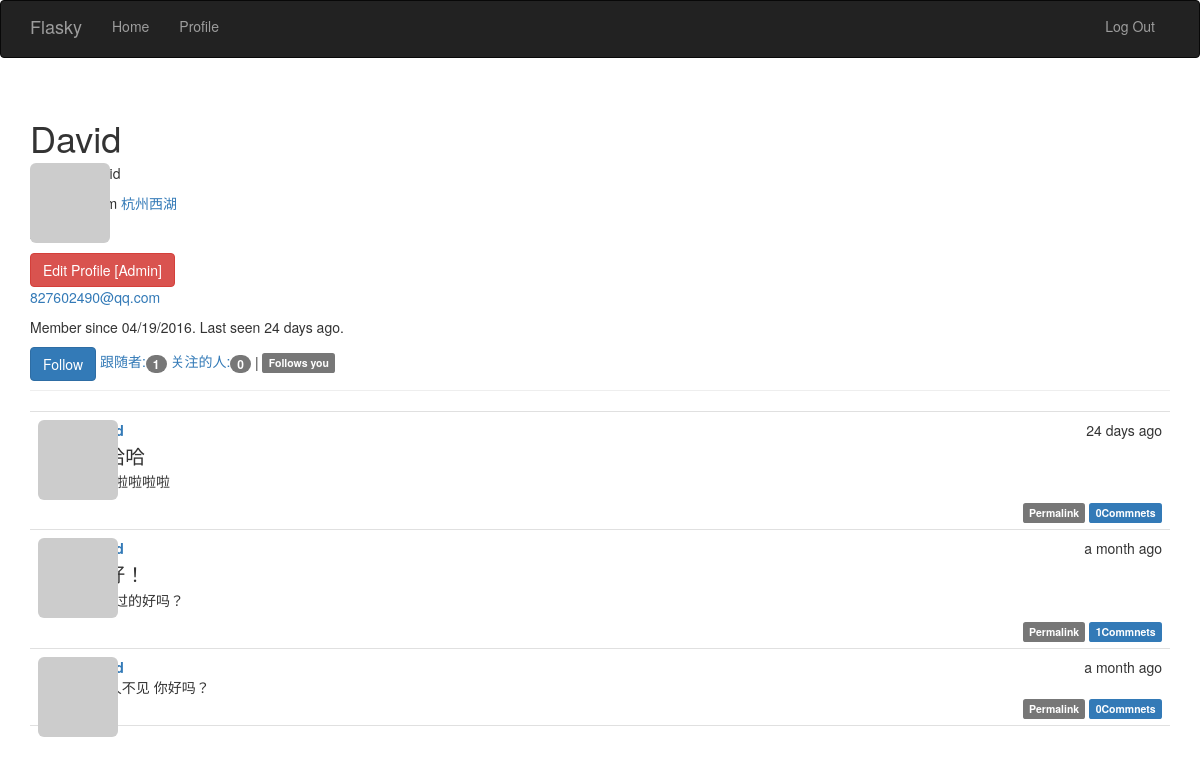
/user/David (signed in), run on an earlier commit of the app's database.
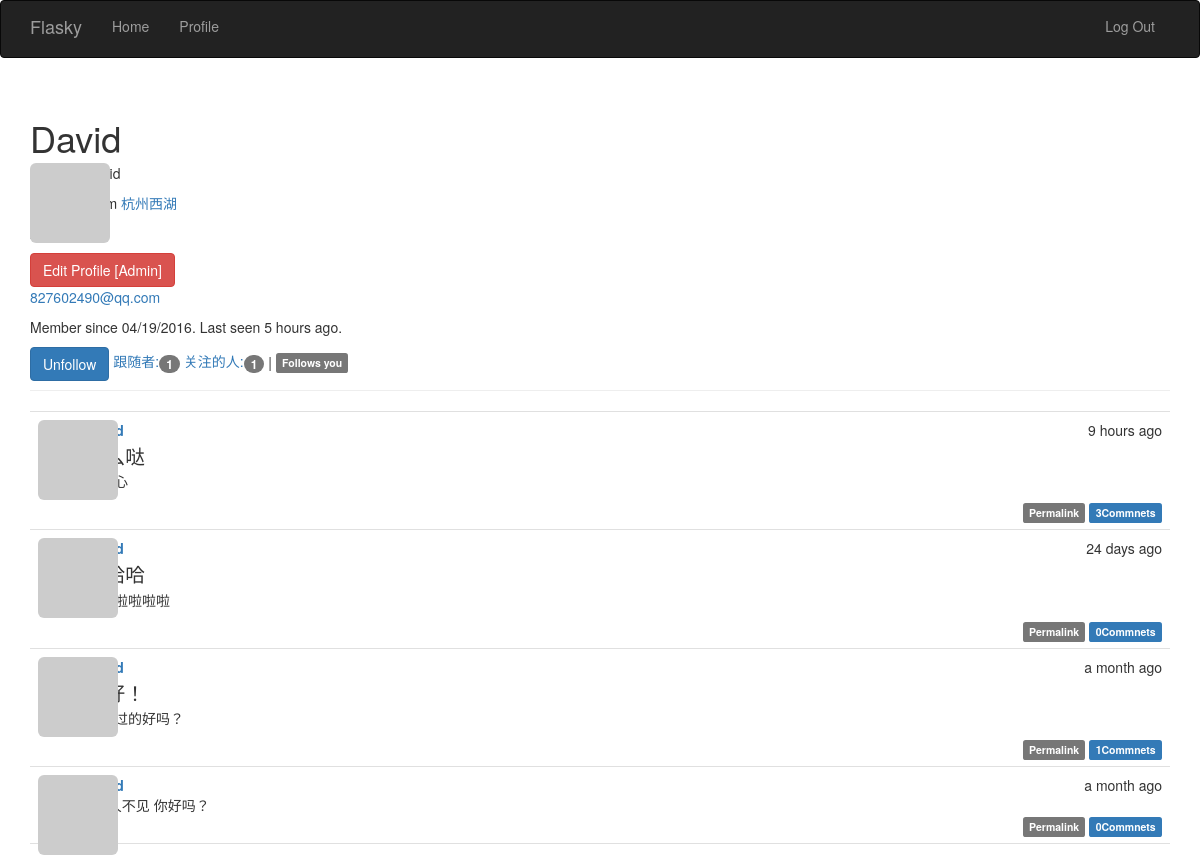
And on a later commit of the database.
### app/models.py (models this page shows, shortened)
class User(db.Model,UserMixin):
    __tablename__='users'
    id=db.Column(db.Integer,primary_key=True)
    username=db.Column(db.String(64),unique=True,index=True)
    role_id=db.Column(db.Integer,db.ForeignKey('roles.id'))
    password_hash=db.Column(db.String(128))
    email=db.Column(db.String(64),unique=True,index=True)
    confirmed=db.Column(db.Boolean,default=False)
    name = db.Column(db.String(64))
    location = db.Column(db.String(64))
    about_me = db.Column(db.Text())
    member_since = db.Column(db.DateTime(), default=datetime.utcnow)
    last_seen = db.Column(db.DateTime(), default=datetime.utcnow)
    avatar_hash=db.Column(db.String(64))
    posts=db.relationship('Post',backref='author',lazy='dynamic')
    followed = db.relationship('Follow',
                               foreign_keys=[Follow.follower_id],
                               backref=db.backref('follower', lazy='joined'),
                               lazy='dynamic',
                               cascade='all, delete-orphan')
    followers = db.relationship('Follow',
                                foreign_keys=[Follow.followed_id],
                                backref=db.backref('followed', lazy='joined'),
                                lazy='dynamic',
                                cascade='all, delete-orphan')
    comments=db.relationship('Comment',backref='author',lazy='dynamic')
    def can(self,permissions):
        return self.role is not None and (self.role.permissions & permissions)==permissions
    def is_administrator(self):
        return self.can(Permission.ADMINISTER)
    @property
    def password(self):
        raise AttributeError('password is not a readable attribute')
    def gravatar(self,size=100,default='identicon',rating='g'):
        if request.is_secure:
            url="https://secure.gravatar.com/avatar"
        else:
            url='http://www.gravatar.com/avatar'
        hash=hashlib.md5(self.email.encode('utf-8')).hexdigest()
        return '{url}/{hash}?s={size}&d={default}&r={rating}'.format(url=url,hash=hash,size=size,default=default,rating=rating)
    def is_following(self,user):
        return self.followers.filter_by(
            follower_id=user.id).first() is not None

class Post(db.Model):
    __tablename__='posts'
    id=db.Column(db.Integer,primary_key=True)
    body=db.Column(db.Text)
    date=db.Column(db.DateTime,default=datetime.utcnow(),index=True)
    author_id=db.Column(db.Integer,db.ForeignKey('users.id'))
    body_html=db.Column(db.Text)
    comments=db.relationship('Comment',backref="post",lazy='dynamic')

### app/main/views.py (the view)
@main.route('/user/<username>',methods=['POST','GET'])
def user(username):
    user=User.query.filter_by(username=username).first()
    if user is None:
        abort(404)
    posts= user.posts.order_by(Post.date.desc()).all()
    return render_template('user.html',user=user,posts=posts)

### app/main/__init__.py (called while the page is built)
@main.app_context_processor
def inject_permissions():
    return dict(Permission=Permission)

### app/models.py (called while the page is built)
@login_manager.user_loader
def load_user(user_id):
    return User.query.get(int(user_id))

### app/templates/user.html (shortened to what this page needs)
{% extends "base.html" %}
{% block page_content %}
<div class="page-header">
    <h1>{{ user.username }}</h1>
    <div class="intro">
        <div class="left">
            <img class="img-rounded profile-thumbnail" src="{{ user.gravatar(size=50) }}">
        </div>
        <div class="right">
        {% if user.name or user.location %}
        <p >
        </p>
        <p >   {% if user.location %}
            From <a href="http://maps.google.com/?q={{ user.location }}">{{  user.location  }}</a>
            {% endif %}
        </p>
        {% endif %}
        </div>
    </div>
    {% if user.about_me %}<p>{{ user.about_me }}</p>{% endif %}
    {% if current_user.is_administrator() %}
        <a class="btn btn-danger"
            href="{{ url_for('.edit_profile_admin', id=user.id) }}">
            Edit Profile [Admin]
        </a>
    <p><a href="mailto:{{ user.email }}">{{ user.email }}</a></p>
    {% endif %}
    <p>
    Member since {{ moment(user.member_since).format('L') }}.
    Last seen {{ moment(user.last_seen).fromNow() }}.
    </p>
    {% if current_user.can(Permission.FOLLOW) and user!=current_user %}
        {% if not current_user.is_following(user) %}
        <a href="{{ url_for('.follow',username=user.username) }}" class="btn btn-primary">
            Follow
        </a>
        {% else %}
         <a href="{{ url_for('.unfollow', username=user.username) }}"
        class="btn btn-primary" >Unfollow</a>
        {% endif %}
    {% endif %}
    <a href="{{ url_for(".followers",username=user.username)}}">
        跟随者:<span class="badge">{{ user.followers.count() }}</span>
    </a>
    <a href="{{ url_for(".followed_by",username=user.username) }}">
        关注的人:<span class="badge">{{ user.followed.count() }}</span>
    </a>
    {% if current_user.is_authenticated and user != current_user and
    user.is_following(current_user) %}
    | <span class="label label-default">Follows you</span>
    {% endif %}
</div>
    {% include "_posts.html" %}
{% endblock %}

### app/templates/base.html (shortened to what this page needs)
{% extends "bootstrap/base.html" %}
{% block head %}
{{ super() }}
<link rel="stylesheet" type="text/css" href="{{ url_for('static', filename='styles.css') }}">
{% endblock %}
{% block navbar %}
<div class="navbar navbar-inverse" role="navigation">
    <div class="container">
        <div class="navbar-header">
            <a class="navbar-brand" href="{{ url_for('main.index') }}">Flasky</a>
        </div>
        <div class="navbar-collapse collapse">
            <ul class="nav navbar-nav">
                <li><a href="{{ url_for('main.index') }}">Home</a></li>
                {% if current_user.is_authenticated %}
                <li><a href="{{ url_for('main.user', username=current_user.username) }}">Profile</a></li>
                {% endif %}
                <li>
                    <iframe frameborder="no" border="0" marginwidth="0" marginheight="0" width=298 height=52
                            src="http://music.163.com/outchain/player?type=2&id=28035674&auto=1&height=32" autoplay="autoplay"></iframe>
                </li>
            </ul>
            <ul class="nav navbar-nav navbar-right">
                {% if current_user.is_authenticated %}
                        <li><a href="{{ url_for('auth.logout') }}">Log Out</a></li>
                {% else %}
                <li><a href="{{ url_for('auth.login') }}">Log In</a></li>
                {% endif %}
            </ul>
        </div>
    </div>
</div>
{% endblock %}
{% block content %}
<div class="container">
    {% block page_content %}{% endblock %}
</div>
{% endblock %}

### app/templates/_posts.html (shortened to what this page needs)
    <ul class="posts">
        {% for post in posts %}
            <li class="post">
             <div class="profile-thumbnail">
                 <a href="{{ url_for(".user",username=post.author.username) }}">
                     <img class="img-rounded profile-thumbnail" src="{{ post.author.gravatar(size=40) }}">
                 </a>
             </div>
            <div class="post-content">
                 <div class="post-date">{{ moment(post.date).fromNow() }}</div>
                 <div class="post-author">
                    <a href="{{ url_for('.user', username=post.author.username) }}">
                    </a>
                 </div>
                 <div class="post-body">
                     {% if post.body_html %}
                        {{ post.body_html | safe }}
                     {% else %}
                        {{ post.body }}
                     {% endif %}
                 </div>
                <div class="post-footer">
                    <a href="{{ url_for('.post', id=post.id) }}">
                        <span class="label label-default">Permalink</span>
                    </a>
                    {% if current_user.is_authenticated %}
                        <a href="{{ url_for('.post',id=post.id) }}#comments">
                            <span class="label label-primary">
                                {{ post.comments.count() }}Commnets
                            </span>
                        </a>
                    {% endif %}
                </div>
            </div>
             </li>
        {% endfor %}
    </ul>

### app/static/styles.css (style rules this page uses)
* { -webkit-box-sizing: border-box; -moz-box-sizing: border-box; -ms-box-sizing:border-box; box-sizing: border-box; }
.profile-thumbnail { position: absolute; }
ul.posts { list-style-type: none; padding: 0px; margin: 16px 0px 0px 0px; border-top: 1px solid #e0e0e0; }
ul.posts li.post { padding: 8px; border-bottom: 1px solid #e0e0e0; }
div.post-date { float: right; }
div.post-author { font-weight: bold; }
div.post-content { margin-left: 48px; min-height: 48px; }
div.post-footer { text-align: right; }
.post-body h1 { font-size: 140%; }
div.left { float: left; }
div.right { margin-left: 55px; }
div.intro { display: flex; flex-wrap: wrap; }
h1 { margin-top: 5px; margin-bottom: 5px; }

What changed in the data, as far as the page shows it:
changed User "David": last_seen "24 days ago" → "5 hours ago"
added Post: date "9 hours ago", comments.count "3"
Also different on the page:
{{ user.followed.count() }}: "0" → "1"
text no longer shown: "Follow"
text now shown: "Unfollow"
